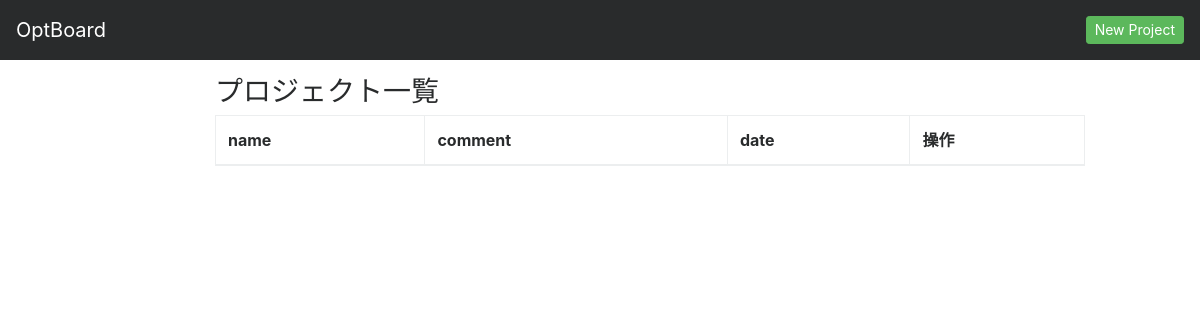
Before: / with the older database file.
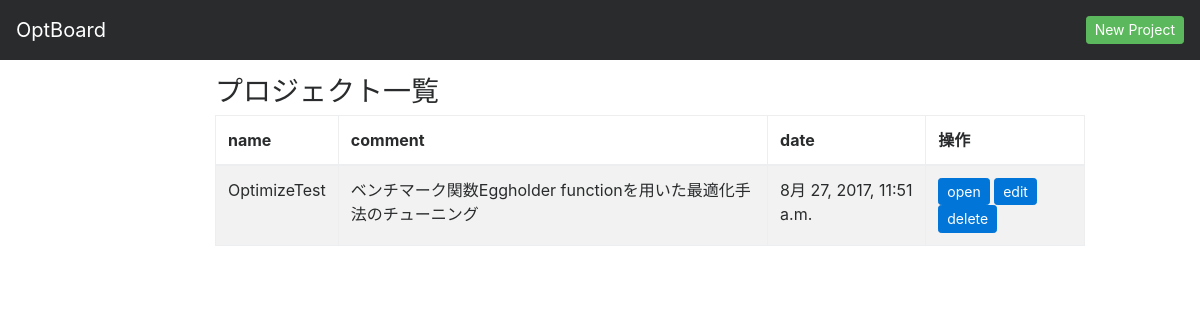
After: the same page with the newer database file.
### dashboard/models.py (models this page shows, shortened)
class Project(models.Model):
    class Meta:
        ordering = ['-registered_date']
    name = models.CharField(max_length=200)
    registered_date = models.DateTimeField(default=datetime.now)
    comment = models.TextField(blank=True)

### dashboard/views.py (the view)
# urls.py: url(r'^$', views.project_select, name='project_select'),
def project_select(request):
    projects = Project.objects.all()
    return render(request, 'dashboard/project_select.html', {'projects': projects})

### dashboard/templates/dashboard/project_select.html
{% extends "dashboard/base.html" %}
{% block content %}
<div class="container-fluid">
  <div class="row">
    <main class="col-sm-9 offset-sm-3 offset-md-2 pt-3" style="margin-top:60px">
      <h3>プロジェクト一覧</h3>
      <table class="table table-striped table-bordered">
        <thead>
          <th>name</th>
          <th>comment</th>
          <th>date</th>
          <th>操作</th>
        </thead>
        <tbody>
          {% for project in projects %}
          <tr>
            <td>{{ project.name }}</td>
            <td>{{ project.comment }}</td>
            <td>{{ project.registered_date }}</td>
            <td>
              <a href="{% url 'dashboard:main' project.id %}" class="btn btn-primary btn-sm">open</a>
              <a href="{% url 'dashboard:project_edit' project.id %}" class="btn btn-primary btn-sm">edit</a>
              <a href="{% url 'dashboard:project_del' project.id %}" class="btn btn-primary btn-sm">delete</a>
            </td>
          </tr>
          {% endfor %}
        </tbody>
      </table>
    </main>
  </div>
</div>
{% endblock content %}

### dashboard/templates/dashboard/base.html (shortened to what this page needs)
{% load staticfiles %}
<!DOCTYPE html>
<html>
  <head>
    <link href="{% static 'css/bootstrap.css' %}" rel="stylesheet" type="text/css">
    <link href="{% static 'css/dashboard.css' %}" rel="stylesheet" type="text/css">
  </head>
  <body>
    <nav class="navbar navbar-toggleable-md navbar-inverse fixed-top bg-inverse">
      <a class="navbar-brand" href="/">OptBoard</a>
      <div class="collapse navbar-collapse" id="navbarsExampleDefault">
        {% if project %}
          <ul class="navbar-nav mr-auto" id="nav">
            <li class="nav-item">
              <a class="nav-link active" href="/{{ project.id }}">Home </a>
            </li>
            <li class="nav-item">
              <a class="nav-link active" href="/{{ project.id }}/solver">Solver</a>
            </li>
            <li class="nav-item active">
              <a class="nav-link" href="/{{ project.id }}/analysis/1D">Analysis1D</a>
            </li>
            <li class="nav-item active">
              <a class="nav-link" href="/{{ project.id }}/analysis/2D">Analysis2D</a>
            </li>
          </ul>
          <span class="navbar-brand" href="/">current project : {{ project.name }}</span>
          <a class="btn btn-success btn-sm my-2 " href="/project/add">New Project</a>
        {% else %}
          <a class="btn btn-success btn-sm my-2 " href="/project/add">New Project</a>
        {% endif %}
      </div>
    </nav>
    {% block content %}{% endblock %}
  </body>
</html>

Changed rows visible on the page:
added Project: name "OptimizeTest", comment "ベンチマーク関数Eggholder functionを用いた最適化手法のチューニング", registered_date "8月 27, 2017, 11:51 a.m."
